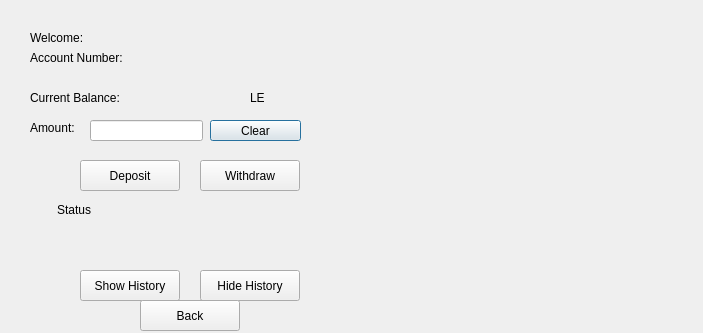
<?xml version="1.0" encoding="UTF-8"?>
<ui version="4.0">
 <class>transactions</class>
 <widget class="QDialog" name="transactions">
  <property name="geometry">
   <rect>
    <x>0</x>
    <y>0</y>
    <width>703</width>
    <height>333</height>
   </rect>
  </property>
  <property name="windowTitle">
   <string>Dialog</string>
  </property>
  <widget class="QLabel" name="LabelWel">
   <property name="geometry">
    <rect>
     <x>30</x>
     <y>30</y>
     <width>241</width>
     <height>16</height>
    </rect>
   </property>
   <property name="text">
    <string>Welcome:</string>
   </property>
  </widget>
  <widget class="QLabel" name="LabelAccNum">
   <property name="geometry">
    <rect>
     <x>30</x>
     <y>50</y>
     <width>521</width>
     <height>16</height>
    </rect>
   </property>
   <property name="text">
    <string>Account Number:</string>
   </property>
  </widget>
  <widget class="QLabel" name="LabelCurrBal">
   <property name="geometry">
    <rect>
     <x>30</x>
     <y>90</y>
     <width>211</width>
     <height>16</height>
    </rect>
   </property>
   <property name="text">
    <string>Current Balance: </string>
   </property>
  </widget>
  <widget class="QLabel" name="LabelAmount">
   <property name="geometry">
    <rect>
     <x>30</x>
     <y>120</y>
     <width>58</width>
     <height>16</height>
    </rect>
   </property>
   <property name="text">
    <string>Amount:</string>
   </property>
  </widget>
  <widget class="QLabel" name="LELabel">
   <property name="geometry">
    <rect>
     <x>250</x>
     <y>90</y>
     <width>58</width>
     <height>16</height>
    </rect>
   </property>
   <property name="text">
    <string>LE</string>
   </property>
  </widget>
  <widget class="QPushButton" name="ClearButton">
   <property name="geometry">
    <rect>
     <x>210</x>
     <y>120</y>
     <width>91</width>
     <height>21</height>
    </rect>
   </property>
   <property name="text">
    <string>Clear</string>
   </property>
  </widget>
  <widget class="QPushButton" name="DepositButton">
   <property name="geometry">
    <rect>
     <x>80</x>
     <y>160</y>
     <width>100</width>
     <height>31</height>
    </rect>
   </property>
   <property name="text">
    <string>Deposit</string>
   </property>
  </widget>
  <widget class="QPushButton" name="WithdrawButton">
   <property name="geometry">
    <rect>
     <x>200</x>
     <y>160</y>
     <width>100</width>
     <height>31</height>
    </rect>
   </property>
   <property name="text">
    <string>Withdraw</string>
   </property>
  </widget>
  <widget class="QLabel" name="StatusLabel">
   <property name="geometry">
    <rect>
     <x>57</x>
     <y>200</y>
     <width>281</width>
     <height>20</height>
    </rect>
   </property>
   <property name="text">
    <string>Status</string>
   </property>
  </widget>
  <widget class="QPushButton" name="ShowHistoryButton">
   <property name="geometry">
    <rect>
     <x>80</x>
     <y>270</y>
     <width>100</width>
     <height>31</height>
    </rect>
   </property>
   <property name="text">
    <string>Show History</string>
   </property>
  </widget>
  <widget class="QPushButton" name="HideHistoryButton">
   <property name="geometry">
    <rect>
     <x>200</x>
     <y>270</y>
     <width>100</width>
     <height>31</height>
    </rect>
   </property>
   <property name="text">
    <string>Hide History</string>
   </property>
  </widget>
  <widget class="QPushButton" name="BackButton">
   <property name="geometry">
    <rect>
     <x>140</x>
     <y>300</y>
     <width>100</width>
     <height>31</height>
    </rect>
   </property>
   <property name="text">
    <string>Back</string>
   </property>
  </widget>
  <widget class="QLineEdit" name="AmountLineEdit">
   <property name="geometry">
    <rect>
     <x>90</x>
     <y>120</y>
     <width>113</width>
     <height>21</height>
    </rect>
   </property>
  </widget>
  <widget class="QLabel" name="HistoryLabel">
   <property name="geometry">
    <rect>
     <x>400</x>
     <y>60</y>
     <width>201</width>
     <height>201</height>
    </rect>
   </property>
   <property name="text">
    <string/>
   </property>
  </widget>
 </widget>
 <resources/>
 <connections/>
</ui>
